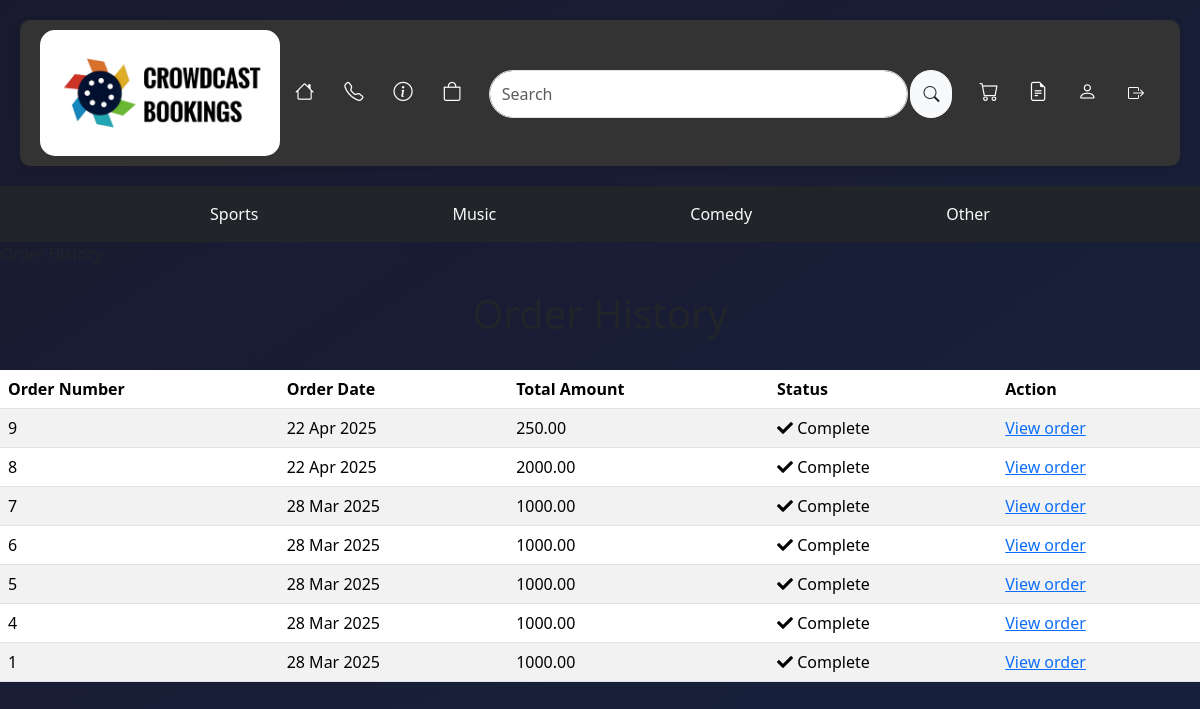
Page /order/history/ (signed in) on the committed database.
### tickets/models.py (models this page shows, shortened)
class EventType(models.Model):
    id = models.UUIDField(
        primary_key=True,
        default=uuid.uuid4,
        editable=False)
    name = models.CharField(max_length=250, unique=True)

### order/models.py (models this page shows, shortened)
class Order(models.Model):
    token = models.CharField(max_length=250, blank=True)
    total = models.DecimalField(max_digits=10, decimal_places=2, verbose_name='Euro Order Total')
    emailAddress = models.EmailField(max_length=250, blank=True, verbose_name='Email Address')
    created = models.DateTimeField(auto_now_add=True)
    billingName = models.CharField(max_length=250, blank=True)
    billingAddress1 = models.CharField(max_length=250, blank=True)
    billingCity = models.CharField(max_length=250, blank=True)
    billingPostcode = models.CharField(max_length=10, blank=True)
    billingCountry = models.CharField(max_length=200, blank=True)
    shippingName = models.CharField(max_length=250, blank=True)
    shippingAddress1 = models.CharField(max_length=250, blank=True)
    shippingCity = models.CharField(max_length=250, blank=True)
    shippingPostcode = models.CharField(max_length=10, blank=True)
    shippingCountry = models.CharField(max_length=200, blank=True)
    class Meta:
        db_table = 'Order'
        ordering = ['-created']

### order/views.py (the view)
# urls.py: path('history/', views.orderHistory.as_view(), name='order_history'),
class orderHistory(LoginRequiredMixin, View):
    def get (self, request):
        if request.user.is_authenticated:
            email = str(request.user.email)
            order_details = Order.objects.filter(emailAddress=email)
        return render(request, 'orders_list.html', {'order_details': order_details})

### cartapp/context_processors.py (called while the page is built)
def counter(request):
    item_count = 0
    if 'admin' in request.path:
        return {}
    else:
        try:
            cart = Cart.objects.filter(cart_id=_cart_id(request))
            cart_items = CartItem.objects.all().filter(cart=cart[:1])
            for cart_item in cart_items:
                item_count += cart_item.quantity
        except Cart.DoesNotExist:
            item_count = 0
    return {'item_count':item_count}

### cartapp/views.py (called while the page is built)
def _cart_id(request):
    cart = request.session.session_key
    if not cart:
        cart = request.session.create()
    return cart

### tickets/context_processors.py (called while the page is built)
def eventtype_list(request):
    return {'eventtype_list': EventType.objects.all()}

def event_list(request):
    return {'event_list': Event.objects.all()}

def ticket_list(request):
    return {'ticket_list': Ticket.objects.all()}

### order/templates/orders_list.html (shortened to what this page needs)
{% include 'topnavbar.html' %}
{% include 'nav-bar.html' %}
{% load static %}
<link rel="stylesheet" href="{% static 'css/style.css' %}?v={{ STATIC_VERSION }}">
<link href="https://cdnjs.cloudflare.com/ajax/libs/font-awesome/5.15.4/css/all.min.css" rel="stylesheet">
<link href="https://cdn.jsdelivr.net/npm/bootstrap@5.3.3/dist/css/bootstrap.min.css" rel="stylesheet"
>
<link href="https://cdn.jsdelivr.net/npm/bootstrap-icons/font/bootstrap-icons.css" rel="stylesheet">
{% block content %}
    <div>
        <div class="text-center">
            <br>
            <h1 class="text-center my_title">Order History</h1>
            <br>
            {% if order_details %}
            <table class="table table-striped">
                <thead>
                    <tr>
                        <th>Order Number</th>
                        <th>Order Date</th>
                        <th>Total Amount</th>
                        <th>Status</th>
                        <th>Action</th>
                    </tr>
                </thead>
                <tbody>
                    {% for order in order_details %}
                    <tr>
                        <td>{{ order.id }}</td>
                        <td>{{ order.created|date:"d M Y" }}</td>
                        <td>{{ order.total }}</td>
                        <td><i class="fas fa-check"></i>&nbsp;Complete</td>
                        <td><a href="{% url 'order:order_detail' order.id %}">View order</a></td>
                    </tr>
                    {% endfor %}
                </tbody>
            </table>
            {% else %}
            <p>You have not placed any orders yet.<br><br><a href="{% url 'shop:all_products' %}"
                                                           class="btn btn-secondary">Continue shopping</a></p>
            {% endif %}
        </div>
    </div>
{% endblock %}

### tickets/templates/nav-bar.html
<div class="navbar-dark bg-dark" style="text-align: center; padding: 1em;">
    <ul class="d-flex justify-content-evenly" style="list-style: none; padding: 0; margin: 0;">
        {% for eventtype in eventtype_list %}
            <li>
                <a class="dropdown-item text-light" href="{% url 'events_by_eventtype' eventtype.pk %}">
                    {{ eventtype.name }}
                </a>
            </li>
        {% endfor %}
    </ul>
</div>

### rows in the picture
EventType: name "Sports"
EventType: name "Music"
EventType: name "Comedy"
EventType: name "Other"
Order: id "9", created "22 Apr 2025", total "250.00"
Order: id "8", created "22 Apr 2025", total "2000.00"
Order: id "7", created "28 Mar 2025", total "1000.00"
Order: id "6", created "28 Mar 2025", total "1000.00"
Order: id "5", created "28 Mar 2025", total "1000.00"
Order: id "4", created "28 Mar 2025", total "1000.00"
Order: id "1", created "28 Mar 2025", total "1000.00"
